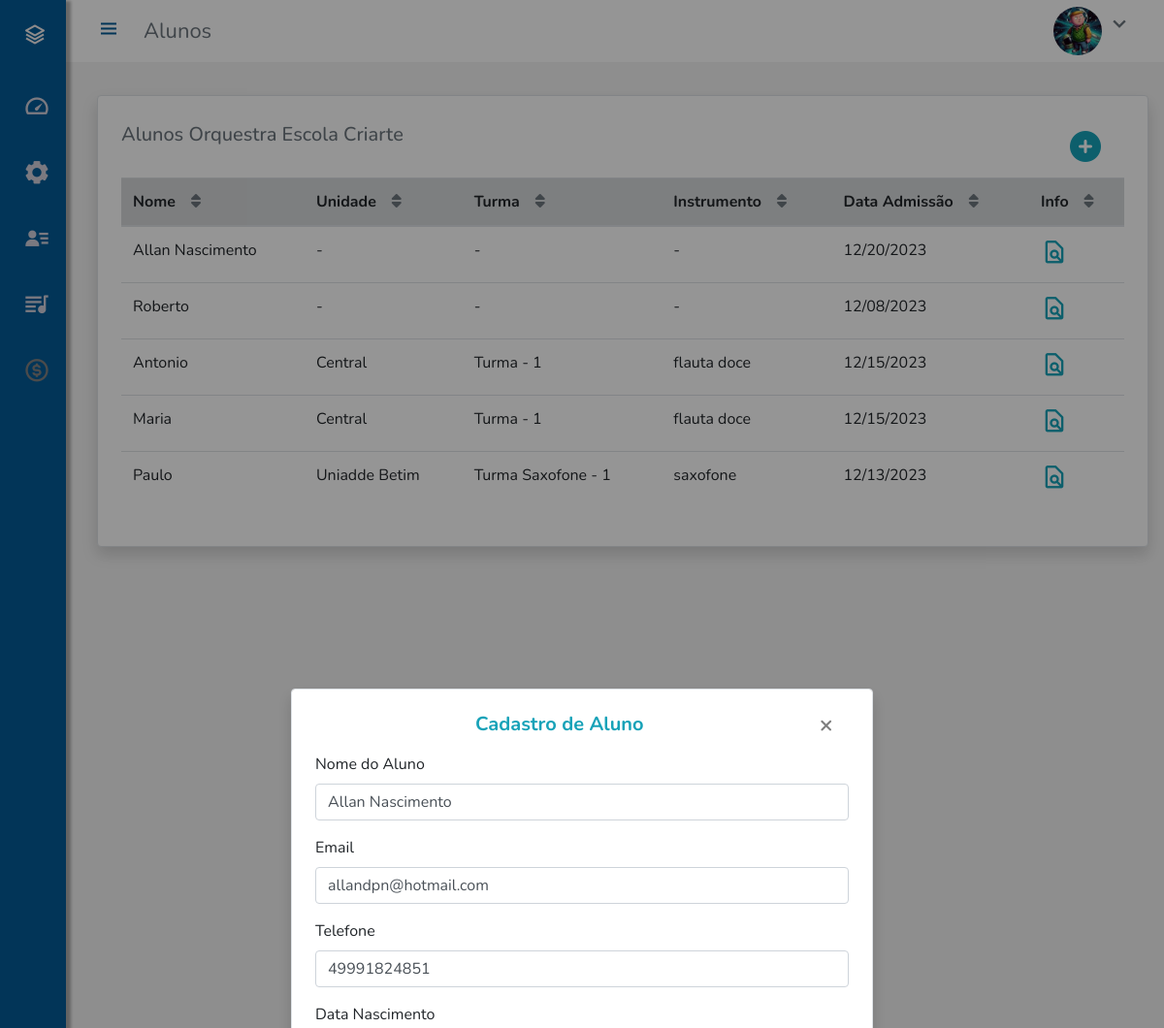
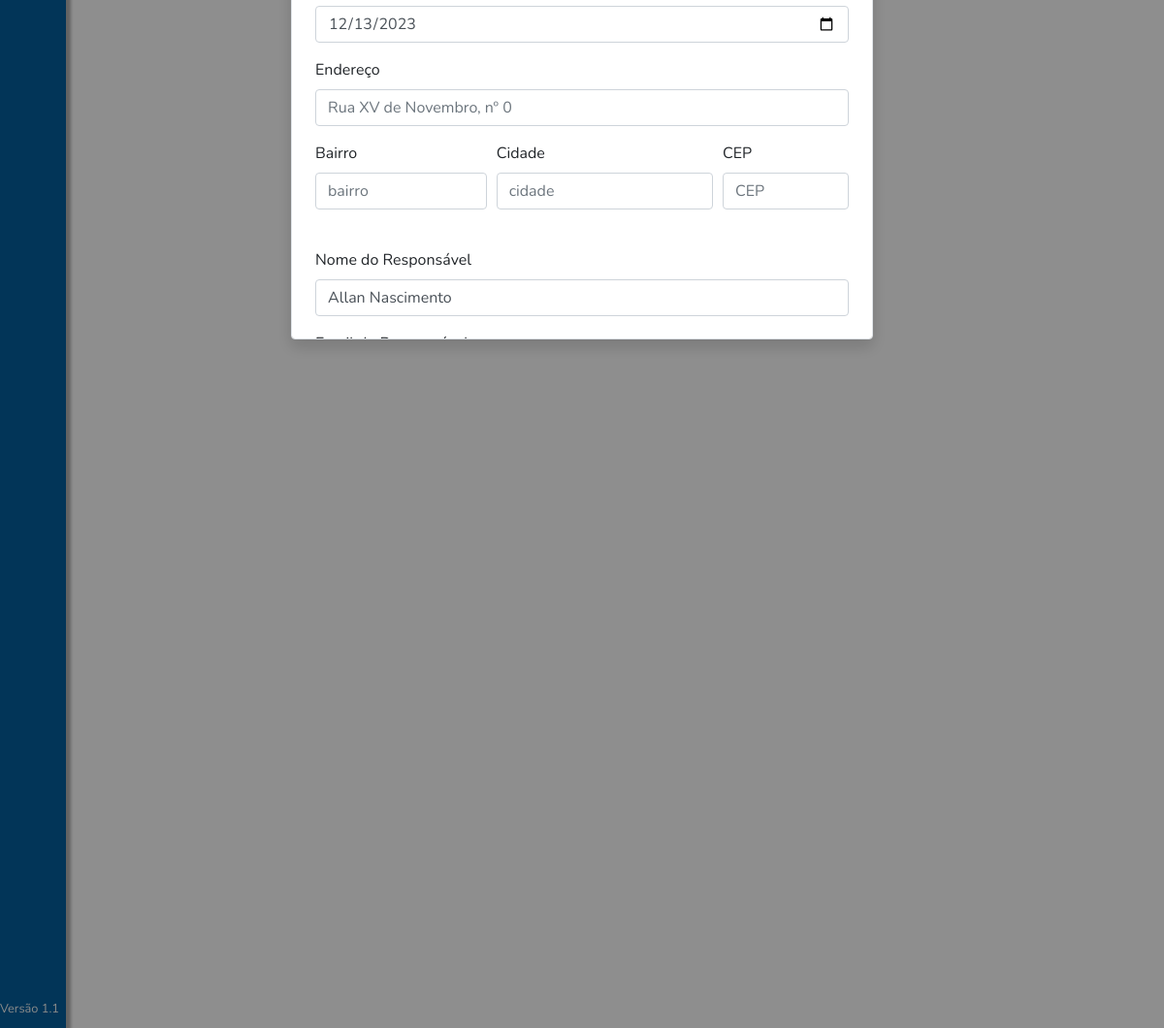
Screenshot of /aluno/cadastro/1 (signed in) with the database file from the repository (2 pictures, top to bottom).
### app/models.py (models this page shows)
class Aluno(db.Model):
    id = db.Column(db.Integer, primary_key=True)
    nome = db.Column(db.String(50), unique=False, nullable=False)
    email = db.Column(db.String(100), unique=True, nullable=True)
    telefone = db.Column(db.String(20), unique=False, nullable=True)
    dataNasc = db.Column(db.DateTime, unique=False, nullable=True)
    dataAdmissao = db.Column(db.DateTime, unique=False, nullable=True)
    dataDesligamento = db.Column(db.DateTime, unique=False, nullable=True)
    nomeResponsavel = db.Column(db.String(50), unique=False, nullable=True)
    telefoneResponsavel = db.Column(db.String(20), unique=False, nullable=True)
    emailResponsavel = db.Column(db.String(100), unique=False, nullable=True)
    anotacoesAluno = db.Column(db.String(400), unique=False, nullable=True)
    image_file = db.Column(db.String(20), nullable=True, default='default.jpg')
    turma_id = db.Column(db.Integer, db.ForeignKey('turma.id'), nullable=True)
    unidade_id = db.Column(db.Integer, db.ForeignKey('unidade.id'), nullable=True)
    emprestimos = db.relationship('Emprestimo', backref='emprestimo_aluno', lazy=True, cascade="all, delete")
    contribuicoes = db.relationship('Contribuicao', backref='contribuicao_aluno', lazy=True, cascade="all, delete")
    enderecos = db.relationship('Endereco', backref='endereco_aluno', lazy=True, cascade="all, delete")
    historico_aluno = db.relationship('HistoricoAluno', backref='historico_aluno', lazy=True, cascade="all, delete")
    matricula_aluno = db.relationship('Matricula', backref='matricula_aluno', lazy=True, cascade="all, delete")

class Unidade(db.Model):
    id = db.Column(db.Integer, primary_key=True)
    nome = db.Column(db.String(50), unique=True, nullable=False)
    gestor = db.Column(db.Integer, unique=False, nullable=True)
    email = db.Column(db.String(100), unique=False, nullable=True)
    telefone = db.Column(db.String(20), unique=False, nullable=True)
    instrumentos = db.relationship('Instrumento', backref='instrumento_unidade', lazy=True)
    turmas = db.relationship('Turma', backref='turma_unidade', lazy=True, cascade="all, delete")
    endereco = db.relationship('Endereco', backref='endereco_unidade', lazy=True)
    alunos = db.relationship('Aluno', backref='aluno_unidade', lazy=True )
    equipe = db.relationship('Coordenador', backref='coord_unidade', lazy=True)

class Turma(db.Model):
    id = db.Column(db.Integer, primary_key=True)
    nome = db.Column(db.String(50), unique=False, nullable=False)
    diaSemana = db.Column(db.String(20), unique=False, nullable=False)
    horario = db.Column(db.Time, unique=False, nullable=True)
    instrumento_id = db.Column(db.Integer, db.ForeignKey('instrumento.id'), nullable=False)
    unidade_id = db.Column(db.Integer, db.ForeignKey('unidade.id'), nullable=False)
    coordenador_id = db.Column(db.Integer, db.ForeignKey('coordenador.id'), nullable=True)
    historico_turma = db.relationship('HistoricoAluno', backref='historico_turma', lazy=True, cascade="all, delete")
    alunos = db.relationship('Aluno', backref='aluno_turma', lazy=True, cascade="all, delete")

class Tipoinstrumento(db.Model):
    id = db.Column(db.Integer, primary_key=True)
    nome = db.Column(db.String(50), unique=False, nullable=False)
    codigo = db.Column(db.String(5), unique=False, nullable=False)
    instrumentos = db.relationship('Instrumento', backref='instrumento_tipo', lazy=True, cascade="all, delete")

### app/aluno/routes.py (the view)
@aluno.route("/aluno/cadastro/<int:id>", methods=['GET', 'POST'])
@login_required
def alunos_edit(id):
    form_edit_aluno = create_aluno()
    alunos = get_alunos_brief()
    aluno = get_alunos_select(id)
    form_perfil, data_nasc, image_file = perfil_admin()
    if request.method == "GET":
        aluno = Aluno.query.get(id)
        form_edit_aluno.nome.data = aluno.nome
        form_edit_aluno.email.data = aluno.email
        form_edit_aluno.telefone.data = aluno.telefone
        form_edit_aluno.data_nasc.data = aluno.dataNasc
        form_edit_aluno.data_admissao.data = aluno.dataAdmissao
        form_edit_aluno.data_desligamento.data = aluno.dataDesligamento
        form_edit_aluno.nome_responsavel.data = aluno.nomeResponsavel
        form_edit_aluno.email_responsavel.data = aluno.emailResponsavel
        form_edit_aluno.telefone_responsavel.data = aluno.telefoneResponsavel
        form_edit_aluno.anotacoes.data = aluno.anotacoesAluno
    return render_template("alunos.html", formPerfil=form_perfil, dataNasc=data_nasc, image_file=image_file, alunos = alunos, formEditAluno = form_edit_aluno, aluno = aluno)

### app/templates/alunos.html (shortened to what this page needs)
{% extends "layout.html" %}
{% block pageCurrent %}Alunos{% endblock  %}
{% block body %}
<div class="main mx-auto widht-page">
    <div class="wrapper wrapper-tab border p-4 rounded shadow bg-white" style="overflow-x: auto;">
        <div class="container-fluid" >
            <div class="row mt-1">
                <div class="text-muted">
                    <h5>Alunos Orquestra Escola Criarte</h5>
                </div>
                <div class="ml-auto mr-3">
                    <a class="btn-add-aluno toogle-hide" id="addAlunoBtn" href="#" data-element="#telaCadastroAluno"><i class="fa fa-2x fa-plus-circle text-info m-2" aria-hidden="true"></i></a>
                </div>
            </div>
            <div class="row mt-2 tela-wrapper-table">
                <table class="table table-hover tela-wrapper-table" id="table-alunos">
                    <thead class="bg-gray">
                        <tr>
                            <th scope="col"><span class="mr-3 ">Nome</span><a href="#" ><i class="fa fa-sort text-muted" aria-hidden="true"></i></a></th>
                            <th scope="col"><span class="mr-3 ">Unidade</span><a href="#"><i class="fa fa-sort text-muted" aria-hidden="true"></i></a></th>
                            <th scope="col"><span class="mr-3 ">Turma</span><a href="#"><i class="fa fa-sort text-muted mr-0" aria-hidden="true"></i></a></th>
                            <th scope="col"><span class="mr-3 ">Instrumento</span><a href="#"><i class="fa fa-sort text-muted" aria-hidden="true"></i></a></th>
                            <th scope="col"><span class="mr-3 ">Data Admissão</span><a href="#"><i class="fa fa-sort text-muted" aria-hidden="true"></i></a></th>
                            <th scope="col"><span class="mr-3 ">Info</span><a href="#"><i class="fa fa-sort text-muted" aria-hidden="true"></i></a></th>
                        </tr>
                    </thead>
                    <tbody>
                        {% if alunos %}
                        {% for aluno in  alunos %}
                        <tr>
                            <td>{{ aluno['nome'] }}</td>
                            <td>{{ aluno['unidade'] }}</td>
                            <td>{{ aluno['turma'] }}</td>
                            <td>{{ aluno['instrumento'] }}</td>
                            <td>{{ aluno['data_admissao'] }}</td><td>
                              <a href="" class="open-info-aluno toogle-hide ml-auto"data-element="#dataInfoAluno" data-id="{{aluno['id']}}"><i class="bx bx-file-find text-info mt-auto" style="font-size: 1.75rem"></i></a>
                            </td>
                          </tr>
                      {% endfor %}
                      {% endif %}
                      </tbody>
                </table>
            </div>
        </div>
    </div>
</div>
<br>
{% include 'includes_alunos/edit_aluno.html'%}
{% endblock  %}

### app/templates/includes_alunos/edit_aluno.html (shortened to what this page needs)
{% if formEditAluno %}
    <div class="" id="telaCadastroAluno">
    <div class="bg-container justify-content-center" >
        <div class="tela-add-aluno tela-add-item border rounded shadow  p-4 bg-white ">
            <form id="post-add-aluno-form" action="" method="POST" enctype="multipart/form-data">
              <div class="text-center mb-3">
                    <span class="h5 text-info font-weight-bold">Cadastro de Aluno</span>
                    <button  class="close btn-add-aluno " data-element="#telaCadastroAluno" data-dismiss="tela-add-aluno" aria-label="Fechar">
                        <span class="btn-add-aluno m-3" aria-hidden="true">&times;</span>
                    </button>
                </div>
                <div class="form-group">
                    <label for="nome-modal">Nome do Aluno</label>
                    {% if formEditAluno.nome.errors %}
                        {{ formEditAluno.nome(class='form-control is-invalid')}}
                        {% for error in formEditAluno.nome.errors %}
                        <div class="invalid-feedback">
                            <span>{{error}}</span>
                        </div>
                        {% endfor %}
                    {% else %}
                        {{ formEditAluno.nome(class='form-control', placeholder="Nome")}}
                    {% endif %}
                </div>
                <div class="form-group">
                    <label for="email-modal">Email</label>
                    {% if formEditAluno.email.errors %}
                        {{ formEditAluno.email(class='form-control is-invalid')}}
                        {% for error in formEditAluno.email.errors %}
                        <div class="invalid-feedback">
                            <span>{{error}}</span>
                        </div>
                        {% endfor %}
                    {% else %}
                        {{ formEditAluno.email(class='form-control', placeholder="email")}}
                    {% endif %}
                </div>
                <div class="form-group">
                    <label for="telefone-modal">Telefone</label>
                    {% if formEditAluno.telefone.errors %}
                        {{ formEditAluno.telefone(class='form-control is-invalid')}}
                        {% for error in formEditAluno.telefone.errors %}
                        <div class="invalid-feedback">
                            <span>{{error}}</span>
                        </div>
                        {% endfor %}
                    {% else %}
                        {{ formEditAluno.telefone(class='form-control', placeholder="telefone")}}
                    {% endif %}
                </div>
                <div class="form-group">
                    <label for="data_nasc-modal">Data Nascimento</label>
                    {% if formEditAluno.data_nasc.errors %}
                        {{ formEditAluno.data_nasc(class='form-control is-invalid')}}
                        {% for error in formEditAluno.data_nasc.errors %}
                        <div class="invalid-feedback">
                            <span>{{error}}</span>
                        </div>
                        {% endfor %}
                    {% else %}
                        {{ formEditAluno.data_nasc(class='form-control', placeholder="data_nasc")}}
                    {% endif %}
                </div>
                <div class="form-group">
                    <label for="enderecoEquipe">Endereço</label>
                    {% if formEditAluno.endereco.errors %}
                    {{ formEditAluno.endereco(class='form-control is-invalid')}}
                      {% for error in formEditAluno.endereco.errors %}
                        <div class="invalid-feedback">
                          <span>{{error}}</span>
                        </div>
                      {% endfor %}
                  {% else %}
                    {{ formEditAluno.endereco(class='form-control', placeholder="Rua XV de Novembro, nº 0")}}
                  {% endif %}
                </div>
                <div class="form-row">
                    <div class="form-group col-md-4">
                    <label for="inputBairro">Bairro</label>
                    {% if formEditAluno.bairro.errors %}
                    {{ formEditAluno.bairro(class='form-control is-invalid')}}
                      {% for error in formEditAluno.bairro.errors %}
                        <div class="invalid-feedback">
                          <span>{{error}}</span>
                        </div>
                      {% endfor %}
                  {% else %}
                    {{ formEditAluno.bairro(class='form-control', placeholder="bairro")}}
                  {% endif %}
                    </div>
                    <div class="form-group col-md-5">
                        <label for="inputTelefone">Cidade</label>
                        {% if formEditAluno.cidade.errors %}
                    {{ formEditAluno.cidade(class='form-control is-invalid')}}
                      {% for error in formEditAluno.cidade.errors %}
                        <div class="invalid-feedback">
                          <span>{{error}}</span>
                        </div>
                      {% endfor %}
                  {% else %}
                    {{ formEditAluno.cidade(class='form-control', placeholder="cidade")}}
                  {% endif %}
                    </div>
                    <div class="form-group col-md-3">
                    <label for="inputCEP">CEP</label>
                    {% if formEditAluno.cep.errors %}
                    {{ formEditAluno.cep(class='form-control is-invalid')}}
                      {% for error in formEditAluno.cep.errors %}
                        <div class="invalid-feedback">
                          <span>{{error}}</span>
                        </div>
                      {% endfor %}
                  {% else %}
                    {{ formEditAluno.cep(class='form-control', placeholder="CEP")}}
                  {% endif %}
                    </div>
                </div>
                <br>
                <div class="form-group">
                    <label for="data_nasc-modal">Nome do Responsável</label>
                    {% if formEditAluno.nome_responsavel.errors %}
                        {{ formEditAluno.nome_responsavel(class='form-control is-invalid')}}
                        {% for error in formEditAluno.nome_responsavel.errors %}
                        <div class="invalid-feedback">
                            <span>{{error}}</span>
                        </div>
                        {% endfor %}
                    {% else %}
                        {{ formEditAluno.nome_responsavel(class='form-control', placeholder="nome")}}
                    {% endif %}
                </div>
                <div class="form-group">
                    <label for="data_nasc-modal">Email do Responsável</label>
                </div>
                <br>
            </form>
        </div>
    </div>
</div>
{% endif %}

### rows the page displays
Aluno: nome "Allan Nascimento", unidade "-", turma "-", instrumento "-", data_admissao "12/20/2023", email "allandpn@hotmail.com", telefone "49991824851"
Aluno: nome "Roberto", unidade "-", turma "-", instrumento "-", data_admissao "12/08/2023"
Aluno: nome "Antonio"
Unidade: unidade "Central" "Central"
Turma: turma "Turma - 1" "Turma - 1"
Tipoinstrumento: instrumento "flauta doce" "flauta doce"
Aluno: nome "Maria"
Aluno: nome "Paulo"
Unidade: unidade "Uniadde Betim"
Turma: turma "Turma Saxofone - 1"
Tipoinstrumento: instrumento "saxofone"

### other values shown
{{ aluno['data_admissao'] }} "12/15/2023" "12/15/2023" "12/13/2023"
